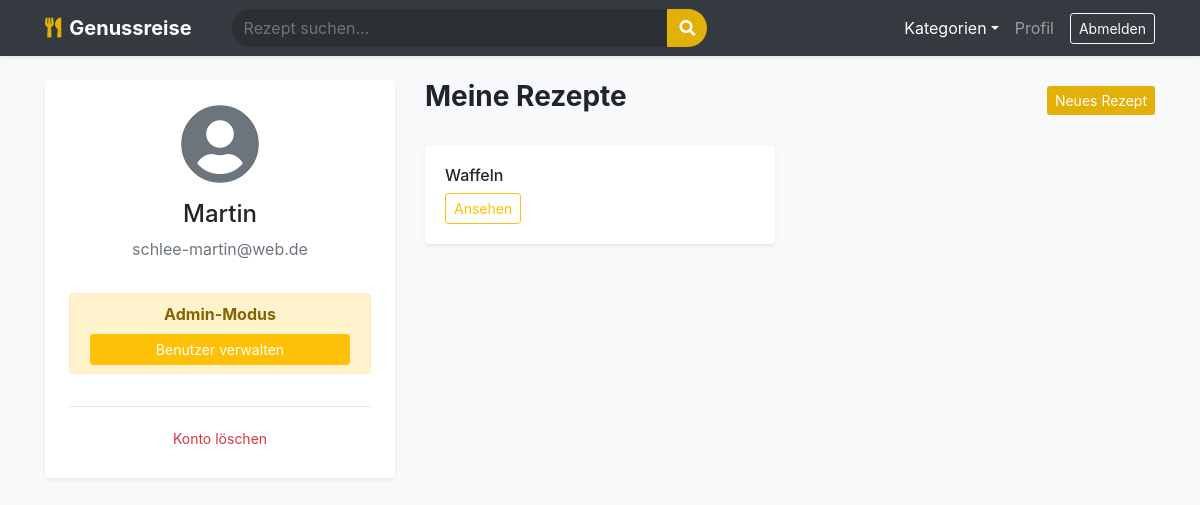
The app's page /profile (signed in) with its own data.
### app.py (models this page shows)
class User(db.Model, UserMixin):
    id = db.Column(db.Integer, primary_key=True)
    username = db.Column(db.String(20), unique=True, nullable=False)
    email = db.Column(db.String(120), unique=True, nullable=False)
    password = db.Column(db.String(60), nullable=False)
    is_admin = db.Column(db.Boolean, default=False)
    recipes = db.relationship('Recipe', backref='author', lazy=True, cascade="all, delete-orphan")
    favorites = db.relationship('Favorite', backref='user', lazy=True, cascade="all, delete-orphan")
    comments = db.relationship('Comment', backref='user', lazy=True, cascade="all, delete-orphan")

class Recipe(db.Model):
    id = db.Column(db.Integer, primary_key=True)
    name = db.Column(db.String(100), nullable=False)
    instructions = db.Column(db.Text, nullable=False)
    category = db.Column(db.String(50))
    prep_time = db.Column(db.Integer, default=0)
    cook_time = db.Column(db.Integer, default=0)
    rest_time = db.Column(db.Integer, default=0)
    servings = db.Column(db.Integer, default=1)
    calories = db.Column(db.Integer, default=0)
    protein = db.Column(db.Float, default=0.0)
    carbs = db.Column(db.Float, default=0.0)
    fat = db.Column(db.Float, default=0.0)
    image_file = db.Column(db.String(100), nullable=False, default='default.jpg')
    user_id = db.Column(db.Integer, db.ForeignKey('user.id'), nullable=False)
    ingredients = db.relationship('Ingredient', backref='recipe', lazy=True, cascade="all, delete-orphan")
    favorites = db.relationship('Favorite', backref='recipe', lazy=True, cascade="all, delete-orphan")
    comments = db.relationship('Comment', backref='recipe', lazy=True, cascade="all, delete-orphan")

### app.py (the view)
@app.route("/profile")
@login_required
def profile():
    return render_template('profile.html', user=current_user, recipes=current_user.recipes)

### app.py (called while the page is built)
@login_manager.user_loader
def load_user(user_id):
    return User.query.get(int(user_id))

@app.context_processor
def inject_categories():
    cat_names = ["Abendessen", "Asiatisch", "Backen", "Beilagen", "Brot & Brötchen", "Dessert", "Eintöpfe", "Fisch", "Fleisch", "Frühstück", "Geflügel", "Getränke", "Hauptspeise", "Italienisch", "Low Carb", "Mittagessen", "Nachtisch", "Pasta", "Pizza", "Salate", "Snacks", "Suppen", "Vegan", "Vegetarisch", "Vorspeise"]
    return dict(all_categories=[{'id': i+1, 'name': n} for i, n in enumerate(cat_names)])

### templates/profile.html
{% extends "base.html" %}
{% block content %}
<div class="row">
    <div class="col-md-4">
        <div class="card border-0 shadow-sm p-4 text-center">
            <i class="fas fa-user-circle fa-5x text-muted mb-3"></i>
            <h4>{{ user.username }}</h4>
            <p class="text-muted">{{ user.email }}</p>
            {% if user.is_admin %}
                <div class="alert alert-warning py-2 mt-3">
                    <strong>Admin-Modus</strong><br>
                    <a href="{{ url_for('admin_users') }}" class="btn btn-sm btn-warning btn-block text-white mt-2">Benutzer verwalten</a>
                </div>
            {% endif %}
            <hr>
            <form action="{{ url_for('delete_account') }}" method="POST" onsubmit="return confirm('Möchtest du dein Konto wirklich löschen?')">
                <button type="submit" class="btn btn-sm btn-link text-danger">Konto löschen</button>
            </form>
        </div>
    </div>
    <div class="col-md-8">
        <div class="d-flex justify-content-between align-items-center mb-4">
            <h3 class="font-weight-bold">Meine Rezepte</h3>
            <a href="{{ url_for('new_recipe') }}" class="btn btn-warning btn-sm text-white" style="background:var(--gold); border:none;">Neues Rezept</a>
        </div>
        <div class="row">
            {% for recipe in recipes %}
            <div class="col-sm-6 mb-3">
                <div class="card border-0 shadow-sm">
                    <div class="card-body">
                        <h6>{{ recipe.name }}</h6>
                        <a href="{{ url_for('recipe_detail', recipe_id=recipe.id) }}" class="btn btn-sm btn-outline-warning">Ansehen</a>
                    </div>
                </div>
            </div>
            {% endfor %}
        </div>
    </div>
</div>
{% endblock %}

### templates/base.html (style rules this page uses)
:root { --gold: #e2b007; }

### records on screen
User: username "Martin", email "schlee-martin@web.de"
Recipe: name "Waffeln"
